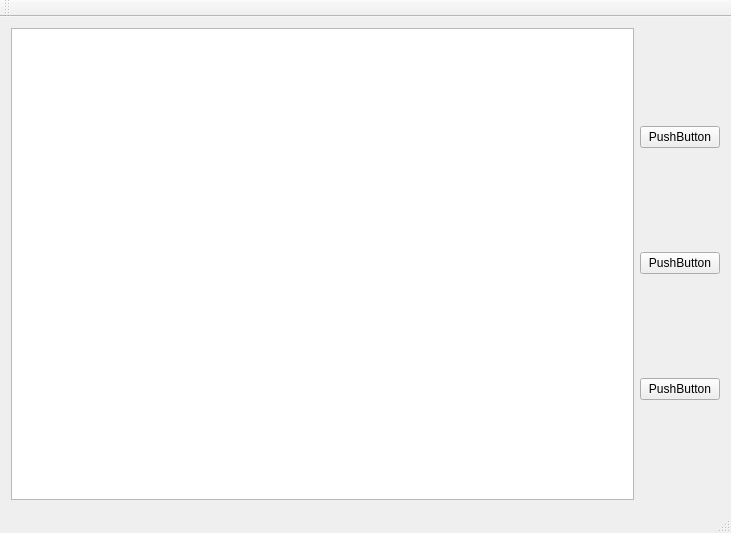
<?xml version="1.0" encoding="UTF-8"?>
<ui version="4.0">
 <class>MainWindow</class>
 <widget class="QMainWindow" name="MainWindow">
  <property name="geometry">
   <rect>
    <x>0</x>
    <y>0</y>
    <width>731</width>
    <height>533</height>
   </rect>
  </property>
  <property name="windowTitle">
   <string>MainWindow</string>
  </property>
  <widget class="QWidget" name="centralWidget">
   <layout class="QGridLayout" name="gridLayout">
    <item row="0" column="0">
     <widget class="QTableView" name="tableView"/>
    </item>
    <item row="0" column="1">
     <layout class="QVBoxLayout" name="verticalLayout">
      <item>
       <widget class="QPushButton" name="pushButton">
        <property name="text">
         <string>PushButton</string>
        </property>
       </widget>
      </item>
      <item>
       <widget class="QPushButton" name="pushButton_2">
        <property name="text">
         <string>PushButton</string>
        </property>
       </widget>
      </item>
      <item>
       <widget class="QPushButton" name="pushButton_3">
        <property name="text">
         <string>PushButton</string>
        </property>
       </widget>
      </item>
     </layout>
    </item>
   </layout>
  </widget>
  <widget class="QMenuBar" name="menuBar">
   <property name="geometry">
    <rect>
     <x>0</x>
     <y>0</y>
     <width>731</width>
     <height>23</height>
    </rect>
   </property>
  </widget>
  <widget class="QToolBar" name="mainToolBar">
   <attribute name="toolBarArea">
    <enum>TopToolBarArea</enum>
   </attribute>
   <attribute name="toolBarBreak">
    <bool>false</bool>
   </attribute>
  </widget>
  <widget class="QStatusBar" name="statusBar"/>
 </widget>
 <layoutdefault spacing="6" margin="11"/>
 <resources/>
 <connections/>
</ui>
